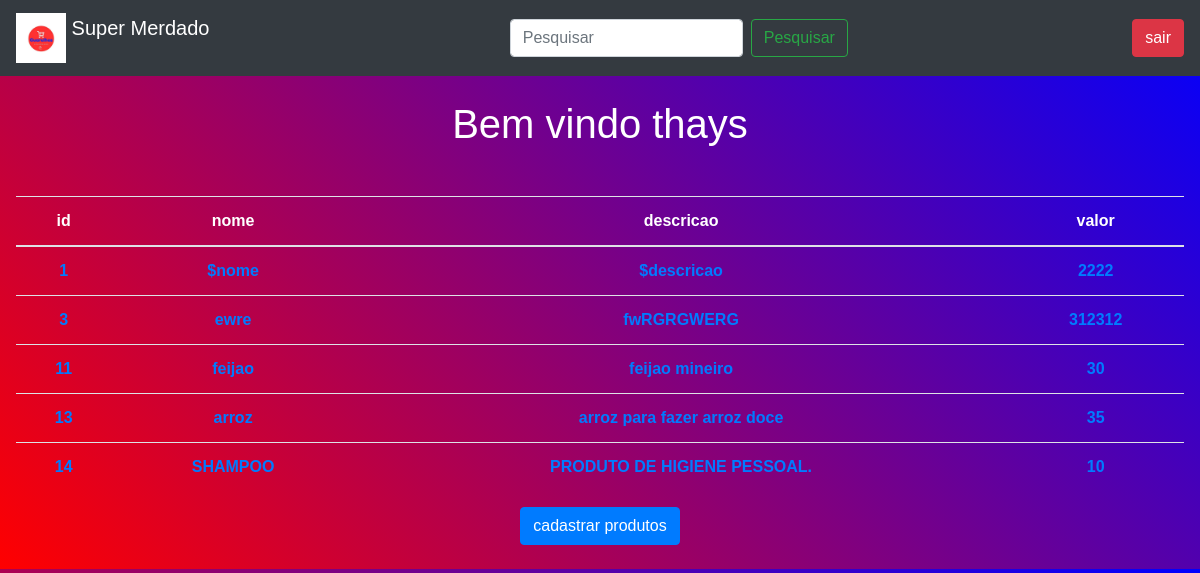
The page /tabela.php (signed in) on the database its author committed.
### tables this page shows
CREATE TABLE `produtos` (
  `codigo` int(11) NOT NULL,
  `NomedoProduto` varchar(45) DEFAULT NULL,
  `descrição` varchar(300) DEFAULT NULL,
  `valor` decimal(50,0) DEFAULT NULL
);

### tabela.php (the view, shortened to what this page needs)
<?php
include('config.php');
$logado =  $_SESSION['login'];
$resuty = mysqli_query($coat, "SELECT * FROM `produtos`;");
$DADOS = $resuty
?>
<!DOCTYPE html>
<html lang="en">
<head>
    <link rel="stylesheet" href="https://stackpath.bootstrapcdn.com/bootstrap/4.1.3/css/bootstrap.min.css"
>
</head>
<body>
<nav class="navbar navbar-dark bg-dark">
<a class="navbar-brand" href="tabela.php">
    <img src="img/android-chrome-512x512.png" width="50" height="50" class="d-inline-block align-top" alt="">
    Super Merdado
    <br>
  </a>
  <form class="form-inline">
    <input class="form-control mr-sm-2" type="search" placeholder="Pesquisar" aria-label="Pesquisar">
    <button class="btn btn-outline-success my-2 my-sm-0" type="submit">Pesquisar</button>
  </form>
  <div class="d-flex">
    <a
      class="btn btn-danger me-5"
      href="sair.php"
      >sair</a
    >
  </div>
</nav>
<br>
<?php echo "<h1>Bem vindo ".$logado."</h1>";?>
<br>
  <div class="m-3">
    <table class="table table-hover ">
  <thead>
    <tr>
      <th scope="col">id</th>
      <th scope="col">nome</th>
      <th scope="col">descricao</th>
      <th scope="col">valor</th>
    </tr>
  </thead>
  <tbody>
    <?php
    foreach($DADOS as $DADOS){
        echo '<tr>';
        foreach($DADOS as $detales){
      echo "<th scope='row'><a href = '#'>".$detales."</a></th>";
        }
    echo '</tr>';
    }
    ?>
  </tbody>
</table>
<a
    name=""
    id=""
    class="btn btn-primary mb-2"
    href="cadastro.php"
    role="button"
    >cadastrar produtos</a
  >
</div>
</body>
</html>

### tabela.php (style rules this page uses)
body { font-family: Arial, Helvetica, sans-serif; background-image: linear-gradient(45deg,red,blue); text-align: center; color: white; }

### rows shown on the page
produtos: codigo "1", NomedoProduto "$nome", descrição "$descricao", valor "2222"
produtos: codigo "3", NomedoProduto "ewre", descrição "fwRGRGWERG", valor "312312"
produtos: codigo "11", NomedoProduto "feijao", descrição "feijao mineiro", valor "30"
produtos: codigo "13", NomedoProduto "arroz", descrição "arroz para fazer arroz doce", valor "35"
produtos: codigo "14", NomedoProduto "SHAMPOO", descrição "PRODUTO DE HIGIENE PESSOAL.", valor "10"

### other values the page prints
$logado "thays"
